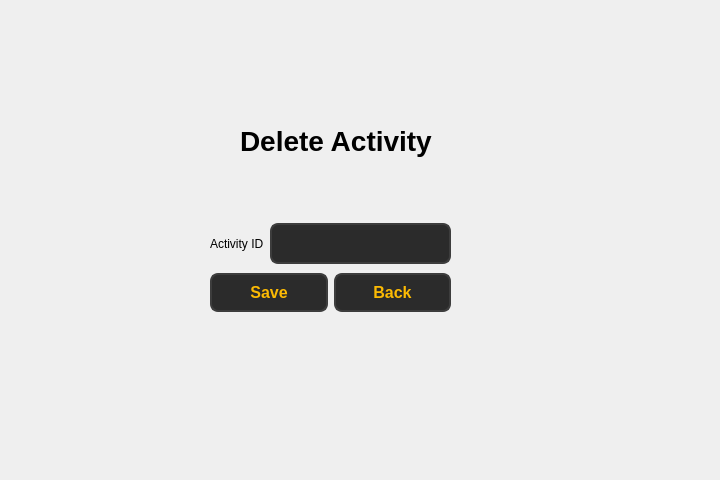
<?xml version="1.0" encoding="UTF-8"?>
<ui version="4.0">
 <class>Form</class>
 <widget class="QWidget" name="Form">
  <property name="geometry">
   <rect>
    <x>0</x>
    <y>0</y>
    <width>720</width>
    <height>480</height>
   </rect>
  </property>
  <property name="windowTitle">
   <string>Form</string>
  </property>
  <widget class="QLabel" name="label_3">
   <property name="geometry">
    <rect>
     <x>240</x>
     <y>120</y>
     <width>211</width>
     <height>41</height>
    </rect>
   </property>
   <property name="font">
    <font>
     <pointsize>21</pointsize>
     <bold>true</bold>
    </font>
   </property>
   <property name="text">
    <string>Delete Activity</string>
   </property>
  </widget>
  <widget class="QWidget" name="">
   <property name="geometry">
    <rect>
     <x>210</x>
     <y>220</y>
     <width>241</width>
     <height>97</height>
    </rect>
   </property>
   <layout class="QVBoxLayout" name="verticalLayout">
    <item>
     <layout class="QHBoxLayout" name="horizontalLayout">
      <item>
       <widget class="QLabel" name="label_2">
        <property name="text">
         <string>Activity ID</string>
        </property>
       </widget>
      </item>
      <item>
       <widget class="QLineEdit" name="lineEdit">
        <property name="styleSheet">
         <string notr="true">QLineEdit {
        background-color: #2b2b2b;  /* Dark background */
        color: #fcba03;  /* Text color */
        border: 2px solid #3d3d3d;  /* Border color */
        border-radius: 8px;  /* Rounded corners */
        padding: 8px;  /* Padding inside the input field */
        font-size: 16px;  /* Font size */
        font-weight: bold;  /* Bold font */
    }

    QLineEdit:hover {
        background-color: #3d3d3d;  /* Background when hovered */
        border: 2px solid #fcba03;  /* Border color when hovered */
    }

    QLineEdit:focus {
        background-color: #1a1a1a;  /* Background when focused */
        border: 2px solid #fcba03;  /* Border color when focused */
        color: #ffffff;  /* Text color when focused */
    }</string>
        </property>
       </widget>
      </item>
     </layout>
    </item>
    <item>
     <layout class="QHBoxLayout" name="horizontalLayout_2">
      <item>
       <widget class="QPushButton" name="pushButton_6">
        <property name="styleSheet">
         <string notr="true">QPushButton {
        background-color: #2b2b2b;  
        color: #fcba03;              
        border: 2px solid #3d3d3d;      
        border-radius: 8px;          
        padding: 8px 16px;            
        font-size: 16px;            
        font-weight: bold;
    
    }

    QPushButton:hover {
        background-color: #fcba03;
		 color: #000000;
        border: 2px solid #5a5a5a;    
    }

    QPushButton:pressed {
        background-color: #1a1a1a;      
        border: 2px solid #2b2b2b;      
    }</string>
        </property>
        <property name="text">
         <string>Save</string>
        </property>
       </widget>
      </item>
      <item>
       <widget class="QPushButton" name="pushButton_7">
        <property name="styleSheet">
         <string notr="true">QPushButton {
        background-color: #2b2b2b;  
        color: #fcba03;              
        border: 2px solid #3d3d3d;      
        border-radius: 8px;          
        padding: 8px 16px;            
        font-size: 16px;            
        font-weight: bold;
    
    }

    QPushButton:hover {
        background-color: #fcba03;
		 color: #000000;
        border: 2px solid #5a5a5a;    
    }

    QPushButton:pressed {
        background-color: #1a1a1a;      
        border: 2px solid #2b2b2b;      
    }</string>
        </property>
        <property name="text">
         <string>Back</string>
        </property>
       </widget>
      </item>
     </layout>
    </item>
   </layout>
  </widget>
 </widget>
 <resources/>
 <connections/>
</ui>
